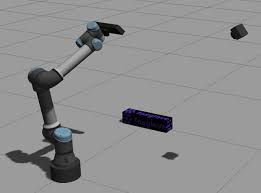
#> input picture images/download.jpeg, 261 x 193 px; its folder holds only this picture in this run
$ python run_depth_estimation.py   (older library calls are emulated)
#> lines starting #> are read from the running program, lines starting #| are printed output that depends on the picture
#!/usr/bin/env python3
"""
Run depth estimation on test images
"""

import torch
import cv2
import numpy as np
import matplotlib.pyplot as plt
from PIL import Image
import os

def run_depth_estimation():
    """Run depth estimation using various methods"""

    # Check if images directory exists
    if not os.path.exists('images'):
        print("Images directory not found. Creating test images...")
        os.makedirs('images', exist_ok=True)

    # List available images
    image_files = []
    for ext in ['*.jpg', '*.jpeg', '*.png']:
        image_files.extend([f for f in os.listdir('.') if f.lower().endswith(ext.replace('*', ''))])
        if os.path.exists('images'):
            image_files.extend([f'images/{f}' for f in os.listdir('images') if f.lower().endswith(ext.replace('*', ''))])

    print(f"Found {len(image_files)} images: {image_files}")

    if not image_files:
        print("No images found. Please add some test images.")
        return

    # Use the first available image
    test_image = image_files[0]
    print(f"Using test image: {test_image}")

    # Load image
    img = cv2.imread(test_image)
#> img is the input picture: shape (193, 261, 3); mean B, G, R 143.7, 143.2, 143
    if img is None:
        print(f"Could not load image: {test_image}")
        return

    gray = cv2.cvtColor(img, cv2.COLOR_BGR2GRAY)

    # Method 1: Simple gradient-based depth estimation
    print("Running gradient-based depth estimation...")

    # Calculate gradients
    grad_x = cv2.Sobel(gray, cv2.CV_64F, 1, 0, ksize=3)
    grad_y = cv2.Sobel(gray, cv2.CV_64F, 0, 1, ksize=3)
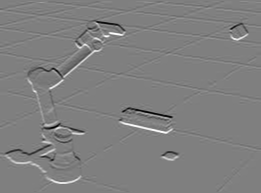
#> grad_y: shape (193, 261) float64; min -647, max 645, mean 0.1; drawn with min black and max white

    # Combine gradients to estimate depth
    gradient_magnitude = np.sqrt(grad_x**2 + grad_y**2)
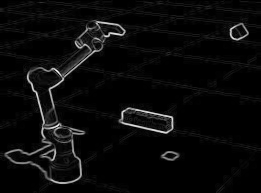
#> gradient_magnitude: shape (193, 261) float64; min 0, max 737.6, mean 30; drawn with min black and max white

    # Normalize and invert (assuming closer objects have higher gradients)
    depth_map = 255 - cv2.normalize(gradient_magnitude, None, 0, 255, cv2.NORM_MINMAX).astype(np.uint8)

    # Method 2: Laplacian-based depth estimation
    print("Running Laplacian-based depth estimation...")

    # Apply Laplacian filter
    laplacian = cv2.Laplacian(gray, cv2.CV_64F)
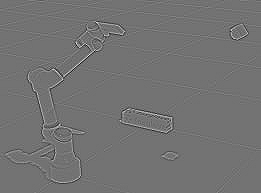
#> laplacian: shape (193, 261) float64; min -258, max 314, mean 0; drawn with min black and max white
    laplacian_abs = np.absolute(laplacian)

    # Normalize and invert
    depth_map_laplacian = 255 - cv2.normalize(laplacian_abs, None, 0, 255, cv2.NORM_MINMAX).astype(np.uint8)
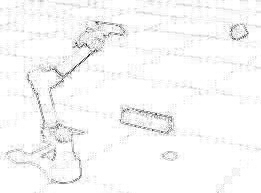
#> depth_map_laplacian: shape (193, 261); min 0, max 255, mean 247.9

    # Method 3: Gaussian blur difference (simulating depth of field)
    print("Running blur-based depth estimation...")

    # Create different blur levels
    blur1 = cv2.GaussianBlur(gray, (5, 5), 0)
    blur2 = cv2.GaussianBlur(gray, (15, 15), 0)

    # Difference indicates focus/depth
    blur_diff = cv2.absdiff(blur1, blur2)
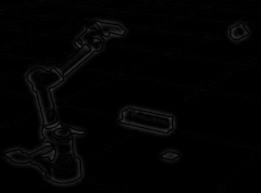
#> blur_diff: shape (193, 261); min 0, max 55, mean 2.8
    depth_map_blur = cv2.normalize(blur_diff, None, 0, 255, cv2.NORM_MINMAX).astype(np.uint8)
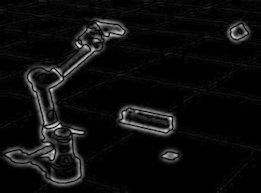
#> depth_map_blur: shape (193, 261); min 0, max 255, mean 13.2

    # Create visualization
    fig, axes = plt.subplots(2, 2, figsize=(15, 12))

    # Original image
    axes[0, 0].imshow(cv2.cvtColor(img, cv2.COLOR_BGR2RGB))
    axes[0, 0].set_title('Original Image')
    axes[0, 0].axis('off')

    # Gradient-based depth
    axes[0, 1].imshow(depth_map, cmap='plasma')
    axes[0, 1].set_title('Gradient-based Depth')
    axes[0, 1].axis('off')

    # Laplacian-based depth
    axes[1, 0].imshow(depth_map_laplacian, cmap='plasma')
    axes[1, 0].set_title('Laplacian-based Depth')
    axes[1, 0].axis('off')

    # Blur-based depth
    axes[1, 1].imshow(depth_map_blur, cmap='plasma')
    axes[1, 1].set_title('Blur-based Depth')
    axes[1, 1].axis('off')

    plt.tight_layout()
    plt.savefig('depth_estimation_results.png', dpi=300, bbox_inches='tight')
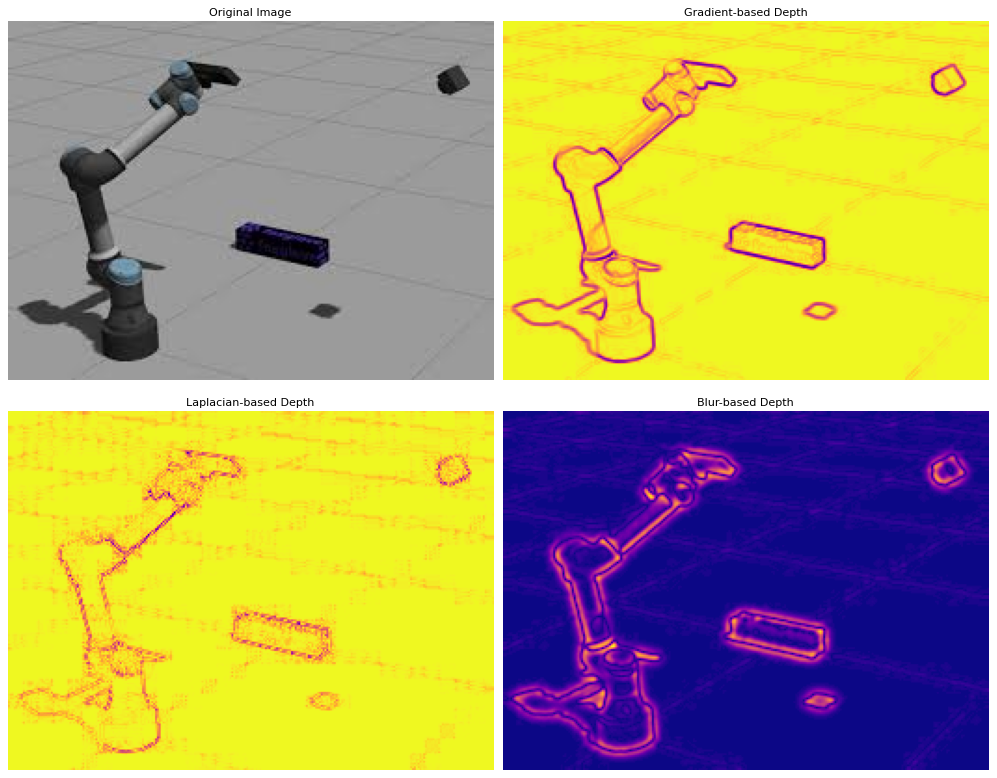
#> figure drawn by matplotlib, 4 panels
    plt.show()

    print("Depth estimation completed!")
    print("Results saved as 'depth_estimation_results.png'")

    # Print some statistics
    print(f"\nDepth map statistics:")
    print(f"Gradient-based - Min: {depth_map.min()}, Max: {depth_map.max()}, Mean: {depth_map.mean():.2f}")
#| Gradient-based - Min: 0, Max: 255, Mean: 244.92
    print(f"Laplacian-based - Min: {depth_map_laplacian.min()}, Max: {depth_map_laplacian.max()}, Mean: {depth_map_laplacian.mean():.2f}")
#| Laplacian-based - Min: 0, Max: 255, Mean: 247.85
    print(f"Blur-based - Min: {depth_map_blur.min()}, Max: {depth_map_blur.max()}, Mean: {depth_map_blur.mean():.2f}")
#| Blur-based - Min: 0, Max: 255, Mean: 13.19

if __name__ == "__main__":
    run_depth_estimation()
